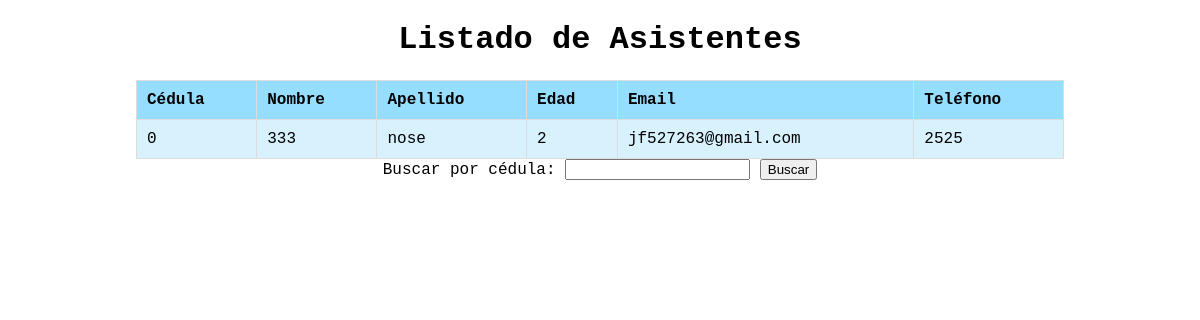
The app's page /public/view/ver-informacionAsistente.php with its own data.
### tables this page shows
CREATE TABLE `asistente` (
  `Id_Asistente` int(50) NOT NULL,
  `nombre` varchar(255) NOT NULL,
  `apellido` varchar(255) NOT NULL,
  `edad` int(50) NOT NULL,
  `email` varchar(255) NOT NULL,
  `telefono` int(255) NOT NULL
);

### public/view/ver-informacionAsistente.php (the view, shortened to what this page needs)
<!DOCTYPE html>
<html lang="en">
<head>
    <link rel="stylesheet" href="../css/verInfo.css">
</head>
<body>
    <h1>Listado de Asistentes</h1>
    <div class="pacientes">
        <?php
        require "../../src/mostrar.php";
        if (isset($_POST['Buscar'])) {
            $cedula = $_POST['cedula'];
            $sql = "SELECT * FROM asistente WHERE Id_Asistente = '$cedula'";
            $result = mysqli_query($conn, $sql);
            if (mysqli_num_rows($result) > 0) {
                echo "<table>";
                echo "<tr>
                        <th>Cédula</th>
                        <th>Nombre</th>
                        <th>Apellido</th>
                        <th>Edad</th>
                        <th>Email</th>
                        <th>Teléfono</th>
                      </tr>";
                while ($mos = mysqli_fetch_array($result)) {
                    echo "<tr>";
                    echo "<td>" . $mos['Id_Asistente'] . "</td>";
                    echo "<td>" . $mos['nombre'] . "</td>";
                    echo "<td>" . $mos['apellido'] . "</td>";
                    echo "<td>" . $mos['edad'] . "</td>";
                    echo "<td>" . $mos['email'] . "</td>";
                    echo "<td>" . $mos['telefono'] . "</td>";
                    echo "</tr>";
                }
                echo "</table>";
            } else {
                echo "<p>No se encontraron pacientes con esa cédula.</p>";
            }
        } else {
            $sql = "SELECT * FROM asistente";
            $result = mysqli_query($conn, $sql);
            if (mysqli_num_rows($result) > 0) {
                echo "<table>";
                echo "<tr>
                        <th>Cédula</th>
                        <th>Nombre</th>
                        <th>Apellido</th>
                        <th>Edad</th>
                        <th>Email</th>
                        <th>Teléfono</th>
                      </tr>";
                while ($mos = mysqli_fetch_array($result)) {
                    echo "<tr>";
                    echo "<td>" . $mos['Id_Asistente'] . "</td>";
                    echo "<td>" . $mos['nombre'] . "</td>";
                    echo "<td>" . $mos['apellido'] . "</td>";
                    echo "<td>" . $mos['edad'] . "</td>";
                    echo "<td>" . $mos['email'] . "</td>";
                    echo "<td>" . $mos['telefono'] . "</td>";
                    echo "</tr>";
                }
                echo "</table>";
            } else {
                echo "<p>No se encontraron pacientes.</p>";
            }
        }
        ?>
    </div>
    <div>
        <form method="POST">
            <label for="cedula">Buscar por cédula:</label>
            <input type="number" name="cedula">
            <input type="submit" name="Buscar" value="Buscar">
        </form>
    </div>
</body>
</html>

### public/css/verInfo.css (style rules this page uses)
body { font-family:'Courier New', Courier, monospace; margin: 20px; }
h1 { text-align: center; }
form { text-align: center; margin-bottom: 20px; }
.pacientes { width: 80%; margin: auto; }
table { width: 100%; border-collapse: collapse; margin-top: 20px; }
th, td { padding: 10px; text-align: left; border: 1px solid #ddd; }
th { background-color: #96DEFF; }
tr:nth-child(even) { background-color: #d7f1fd; }

### records on screen
asistente: Id_Asistente "0", nombre "333", apellido "nose", edad "2", email "jf527263@gmail.com", telefono "2525"
